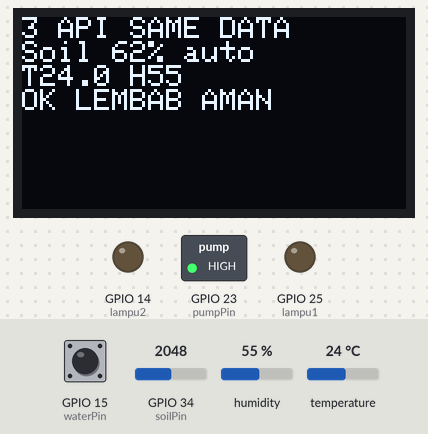
This sketch was run on a simulated ESP32. On the bench: 128×64 one-colour display, switched loads named in the sketch (green lamp = pin HIGH), output pins drawn as LEDs (lit = HIGH). The inputs (shaded band) are chosen by the test bench; at power-on: GPIO 34 (soilPin) = 2048, GPIO 15 (waterPin) HIGH, temperature 24 °C, humidity 55 %. WiFi joins after 1.5 s; servers stay silent unless stated; uploads are accepted with an empty reply; what the sketch prints to the serial monitor is not drawn.

Above: at 2.7 s.
2.8 s: GPIO 34 (soilPin) set to 2451
At 3.6 s:
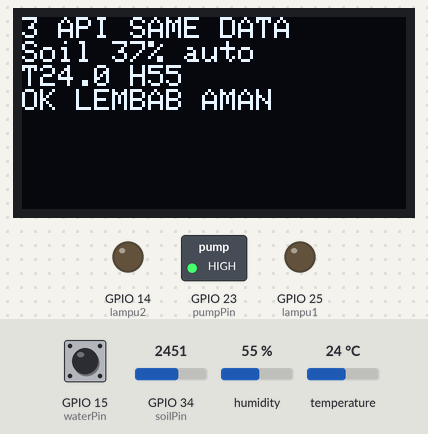
4.4 s: GPIO 34 (soilPin) set to 2551
At 6.6 s:
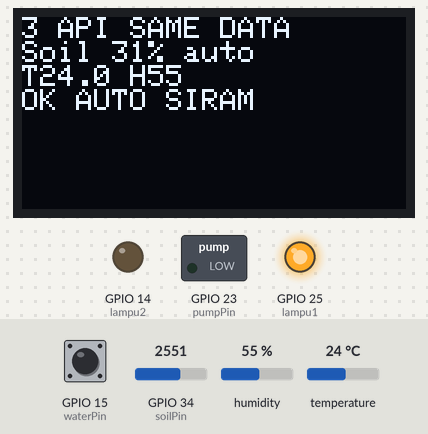
6.9 s: GPIO 15 (waterPin) pulled LOW for 1 s
At 14.6 s:
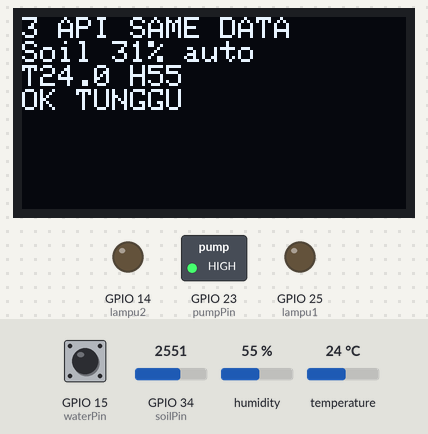
14.8 s: GPIO 15 (waterPin) pulled LOW for 3.2 s
At 16.3 s:
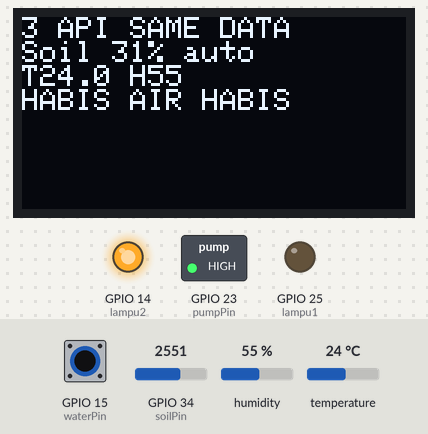
19.8 s: temperature set to 9 °C
At 22.7 s:
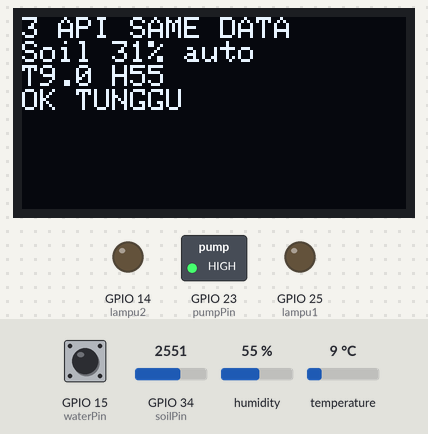
23.2 s: humidity set to 22 %
At 24.6 s:
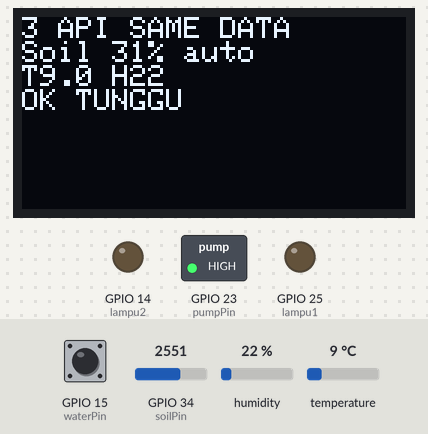
Timing chart, 0 to 26.2 s (numbered marks = the images above; inputs shaded):
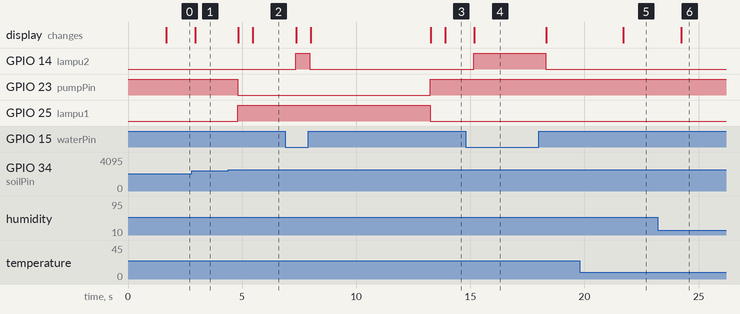

The sketch:

codingan_ada_dht.ino
```cpp
#include <Wire.h>
#include <Adafruit_GFX.h>
#include <Adafruit_SSD1306.h>
#include <WiFi.h>
#include <WiFiClientSecure.h>
#include <HTTPClient.h>
#include <ArduinoJson.h>
#include <DHT.h>


const char* ssid = "Gas";
const char* password = "SamBos777";
const char* serverName = "https://iotbinus.projectbos.web.id/api/sensor";
const char* apiKey = "binus-iot-2025";
const char* sensorURL = "https://smart-irrigation-dashboard-phi.vercel.app/api/sensor-data";
const char* irrigationURL = "https://smart-irrigation-dashboard-phi.vercel.app/api/irrigation-data";
const char* andrewSensorURL = "https://smart-garden-andrew.vercel.app/api/sensor";
const char* andrewPumpStatusURL = "https://smart-garden-andrew.vercel.app/api/pump/status";

#define SDA_PIN 32
#define SCL_PIN 27
#define DHTPIN 4
#define DHTTYPE DHT11
const int soilPin = 34, waterPin = 15, pumpPin = 23, lampu1 = 25, lampu2 = 14;

const int SOIL_DRY = 3050, SOIL_WET = 1450, BATAS_KERING = 35;
const long DURASI_SIRAM = 8000, JEDA_SIRAM = 7200000;
#define FLOAT_HABIS LOW
#define RELAY_LOW true

Adafruit_SSD1306 display(128, 64, &Wire, -1);
DHT dht(DHTPIN, DHTTYPE);
unsigned long lastSend=0, lastSiram=0, lastPumpCheck=0, lastWiFiCheck=0;
bool sedangSiram=false; unsigned long mulaiSiram=0;
String pumpCommand="auto";

void setPump(bool nyala){ digitalWrite(pumpPin, RELAY_LOW ? (nyala?LOW:HIGH) : (nyala?HIGH:LOW)); }
void ensureWiFi(){
  if(WiFi.status()==WL_CONNECTED) return;
  WiFi.disconnect(true); delay(500); WiFi.begin(ssid,password); WiFi.setSleep(false);
  int c=0; while(WiFi.status()!=WL_CONNECTED && c<20){ delay(500); c++; }
}
bool postData(const char* url, JsonDocument& doc, const char* key=NULL){
  if(WiFi.status()!=WL_CONNECTED) return false;
  WiFiClientSecure client; client.setInsecure(); client.setTimeout(5000);
  HTTPClient http; http.setTimeout(8000);
  if(!http.begin(client, url)) return false;
  http.addHeader("Content-Type","application/json");
  if(key) http.addHeader("x-api-key", key);
  String j; serializeJson(doc,j);
  Serial.printf("POST %s\n%s\n",url,j.c_str());
  int code=http.POST(j); Serial.printf("-> %d %s\n",code,http.getString().c_str());
  http.end(); delay(600); return code>=200 && code<300;
}
bool postAndrew(JsonDocument& doc){
  if(WiFi.status()!=WL_CONNECTED) return false;
  WiFiClientSecure client; client.setInsecure();
  HTTPClient http; http.begin(client, andrewSensorURL);
  http.addHeader("Content-Type","application/json");
  String j; serializeJson(doc,j);
  int code=http.POST(j); String p=http.getString();
  Serial.printf("[ANDREW %d] %s\n",code,p.c_str());
  if(code>=200 && code<300){ JsonDocument r; if(!deserializeJson(r,p) && r["pump_command"].is<String>()) pumpCommand=r["pump_command"].as<String>(); }
  http.end(); delay(600); return code>=200 && code<300;
}
void getPumpStatus(){
  if(WiFi.status()!=WL_CONNECTED) return;
  WiFiClientSecure c; c.setInsecure(); HTTPClient http;
  if(!http.begin(c, andrewPumpStatusURL)) return;
  if(http.GET()==200){ String p=http.getString(); JsonDocument r; if(!deserializeJson(r,p)){ if(r["pump_command"].is<String>()) pumpCommand=r["pump_command"].as<String>(); else if(r["command"].is<String>()) pumpCommand=r["command"].as<String>(); } }
  http.end();
}
int bacaSoil(){ long t=0; for(int i=0;i<10;i++){ t+=analogRead(soilPin); delay(10);} return t/10; }

void setup(){
  Serial.begin(115200);
  pinMode(pumpPin,OUTPUT); pinMode(lampu1,OUTPUT); pinMode(lampu2,OUTPUT); pinMode(waterPin,INPUT_PULLUP);
  setPump(false); digitalWrite(lampu1,LOW); digitalWrite(lampu2,LOW);
  Wire.begin(SDA_PIN,SCL_PIN); display.begin(SSD1306_SWITCHCAPVCC,0x3C); dht.begin();
  WiFi.mode(WIFI_STA); WiFi.setSleep(false); WiFi.begin(ssid,password);
  while(WiFi.status()!=WL_CONNECTED){ delay(500); Serial.print("."); }
  Serial.println("\nWiFi OK - FULL DATA SAME"); lastSiram=millis()-JEDA_SIRAM;
}

void loop(){
  if(millis()-lastWiFiCheck>15000){ lastWiFiCheck=millis(); ensureWiFi(); }
  int raw=bacaSoil(); int persen=constrain(map(raw,SOIL_DRY,SOIL_WET,0,100),0,100);
  int wRaw=digitalRead(waterPin); bool habis=(wRaw==FLOAT_HABIS);
  float hum=dht.readHumidity(); float temp=dht.readTemperature();
  bool valid=!isnan(hum)&&!isnan(temp);
  if(millis()-lastPumpCheck>10000){ lastPumpCheck=millis(); getPumpStatus(); }

  bool pompaOn=false; unsigned long now=millis(); String stat;
  if(pumpCommand=="pump_on"){ setPump(true); pompaOn=true; stat="MANUAL ON"; sedangSiram=false; }
  else if(pumpCommand=="pump_off"){ setPump(false); stat="MANUAL OFF"; sedangSiram=false; }
  else{
    if(sedangSiram){ if(now-mulaiSiram>=DURASI_SIRAM){ setPump(false); sedangSiram=false; lastSiram=now; stat="SELESAI"; } else { setPump(true); pompaOn=true; stat="AUTO SIRAM"; } }
    else{ if(habis){ stat="AIR HABIS"; setPump(false);} else if(persen<BATAS_KERING && now-lastSiram>=JEDA_SIRAM){ setPump(true); sedangSiram=true; mulaiSiram=now; pompaOn=true; stat="MULAI AUTO"; } else { stat= persen<BATAS_KERING ? "TUNGGU" : "LEMBAB AMAN"; setPump(false); } }
  }
  digitalWrite(lampu1,pompaOn?HIGH:LOW); digitalWrite(lampu2,habis?HIGH:LOW);

  display.clearDisplay(); display.setCursor(0,0); display.setTextColor(1);
  display.println("3 API SAME DATA"); display.printf("Soil %d%% %s\n",persen,pumpCommand.c_str());
  if(valid) display.printf("T%.1f H%.0f\n",temp,hum); display.printf("%s %s\n",habis?"HABIS":"OK",stat.c_str()); display.display();

  if(millis()-lastSend>25000){
    lastSend=millis(); if(WiFi.status()!=WL_CONNECTED){ ensureWiFi(); return; }
    static int g=0; g++; int mode=g%3;

    // DATA MASTER - SAMA UNTUK SEMUA API
    JsonDocument master;
    master["device_id"]="ESP32-BAMER-01";
    master["tanaman"]="bawang_merah";
    master["soil_percent"]=persen;
    master["soil_raw"]=raw;
    master["temperature"]= valid?temp:0;
    master["humidity"]= valid?hum:0;
    master["water_raw"]=wRaw;
    master["water_level_status"]= habis?"EMPTY":"OK";
    master["is_water_empty"]=habis;
    master["is_soil_dry"]= persen<BATAS_KERING;
    master["pump_status"]= pompaOn?"ON":"OFF";
    master["relay_d23"]=pompaOn;
    master["pump_command"]=pumpCommand;
    master["pump_command_local"]=pumpCommand;

    if(mode==0){ Serial.println("== KIRIM BINUS =="); postData(serverName, master, apiKey); }
    else if(mode==1){ Serial.println("== KIRIM DASHBOARD LAMA =="); postData(sensorURL, master); delay(1000); postData(irrigationURL, master); }
    else { Serial.println("== KIRIM ANDREW =="); postAndrew(master); }
  }
  delay(500);
}
```

Measured:
- the behaviour switches between 2490 and 2491 on GPIO 34 (soilPin) (found by bisection; images 1 and 2)
- after the input at 2.8 s, the display: changes after 0.14 s (image 1)
- after the input at 4.4 s, GPIO 23 (pumpPin): HIGH → LOW after 0.42 s; GPIO 25 (lampu1): LOW → HIGH after 0.42 s; the display: first changes after 0.44 s (image 2 shows a later state)
- after the input at 6.9 s, GPIO 14 (lampu2): LOW → HIGH after 0.45 s, → LOW 0.63 s later; the display: first changes after 0.47 s (image 3 shows a later state)
- after the input at 14.8 s, GPIO 14 (lampu2): LOW → HIGH after 0.34 s, → LOW 3.2 s later; the display: changes after 0.36 s (image 4)
- after the input at 19.8 s, the display: changes after 1.9 s (image 5)
- after the input at 23.2 s, the display: changes after 1.0 s (image 6)
